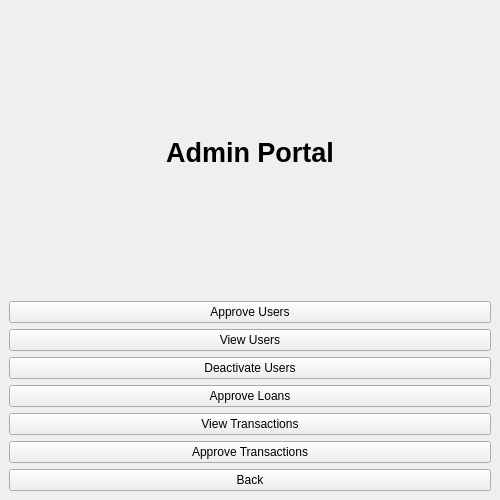
<?xml version="1.0" encoding="UTF-8"?>
<ui version="4.0">
 <class>MainWindow</class>
 <widget class="QMainWindow" name="MainWindow">

  <property name="geometry">
   <rect><x>0</x><y>0</y><width>500</width><height>500</height></rect>
  </property>

  <property name="windowTitle">
   <string>Admin Portal</string>
  </property>

  <widget class="QWidget" name="centralwidget">
   <layout class="QVBoxLayout">

    <!-- Title -->
    <item>
     <widget class="QLabel" name="labelTitle">
      <property name="text"><string>Admin Portal</string></property>
      <property name="alignment"><set>Qt::AlignCenter</set></property>
      <property name="font"><font><pointsize>20</pointsize><bold>true</bold></font></property>
     </widget>
    </item>

    <!-- Buttons -->
    <item><widget class="QPushButton" name="btnApproveUsers"><property name="text"><string>Approve Users</string></property></widget></item>
    <item><widget class="QPushButton" name="btnViewUsers"><property name="text"><string>View Users</string></property></widget></item>
    <item><widget class="QPushButton" name="btnDeleteUsers"><property name="text"><string>Deactivate Users</string></property></widget></item>
    <item><widget class="QPushButton" name="btnApproveLoan"><property name="text"><string>Approve Loans</string></property></widget></item>

    <!-- Accountant buttons -->
    <item><widget class="QPushButton" name="btnViewTransactions"><property name="text"><string>View Transactions</string></property></widget></item>

    <!-- NEW BUTTON for Accountant -->
    <item><widget class="QPushButton" name="btnApproveTransactions"><property name="text"><string>Approve Transactions</string></property></widget></item>

    <!-- Back -->
    <item><widget class="QPushButton" name="btnBack"><property name="text"><string>Back</string></property></widget></item>

   </layout>
  </widget>

 </widget>
</ui>
